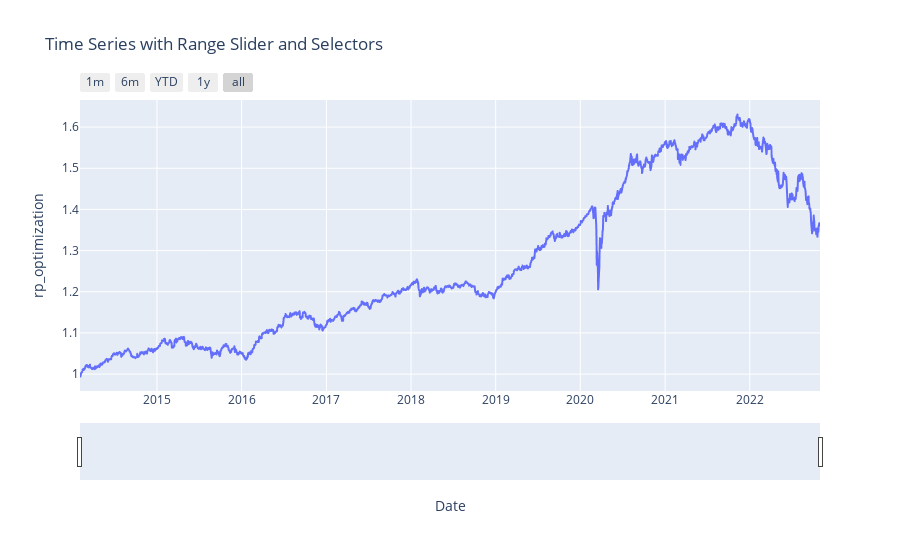

Notebook code for this chart:
### Code cell
import plotly.express as px
import pandas as pd

fig = px.line(port, x=port.index, y=model_list[0], title='Time Series with Range Slider and Selectors')

fig.update_xaxes(
    rangeslider_visible=True,
    rangeselector=dict(
        buttons=list([
            dict(count=1, label="1m", step="month", stepmode="backward"),
            dict(count=6, label="6m", step="month", stepmode="backward"),
            dict(count=1, label="YTD", step="year", stepmode="todate"),
            dict(count=1, label="1y", step="year", stepmode="backward"),
            dict(step="all")
        ])
    )
)
fig.show()

### Figure 1 — Plotly figure (JSON) as saved in the notebook; plotly's stock layout.template omitted (floating-point values rounded to 4 significant figures; data arrays with more than 128 entries replaced by an {"elided": "..."} marker saying what was removed)
{"data": [{"hovertemplate": "Date=%{x}<br>rp_optimization=%{y}<extra></extra>", "legendgroup": "", "line": {"color": "#636efa", "dash": "solid"}, "marker": {"symbol": "circle"}, "mode": "lines", "name": "", "showlegend": false, "type": "scattergl", "x": {"elided": "2203 str values"}, "xaxis": "x", "y": {"elided": "2203 float values"}, "yaxis": "y"}], "layout": {"legend": {"tracegroupgap": 0}, "title": {"text": "Time Series with Range Slider and Selectors"}, "xaxis": {"anchor": "y", "domain": [0, 1], "rangeselector": {"buttons": [{"count": 1, "label": "1m", "step": "month", "stepmode": "backward"}, {"count": 6, "label": "6m", "step": "month", "stepmode": "backward"}, {"count": 1, "label": "YTD", "step": "year", "stepmode": "todate"}, {"count": 1, "label": "1y", "step": "year", "stepmode": "backward"}, {"step": "all"}]}, "rangeslider": {"visible": true}, "title": {"text": "Date"}}, "yaxis": {"anchor": "x", "domain": [0, 1], "title": {"text": "rp_optimization"}}}}
